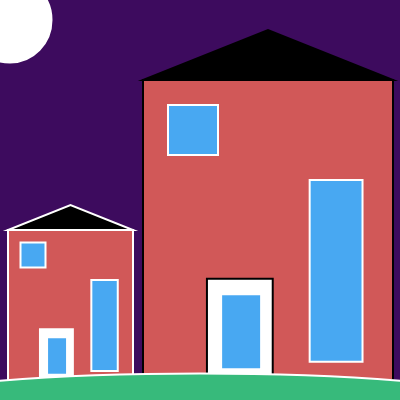
Frame 1 (no input)
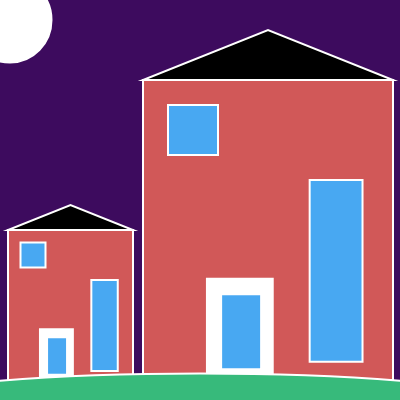
Frame 60 (no input)
Frame 120 (the mouse pressed at the canvas centre since frame 60): identical to frame 60, image omitted

The p5.js sketch that drew these frames (run headless with seeded random() and noise() and a simulated clock; from frame 60 on, the mouse is pressed at the canvas centre):

// p5.js sketch
// ── sketch.js
function setup() {
  createCanvas(400, 400);
}

function draw() {
var houseX = 143;
var houseY = 80;
var houseSizeW = 250;
var windowWidth = houseSizeW/4.73;
var houseSizeH = 300;
background (61, 11, 94);
strokeWeight (2);
fill (209, 88, 88);
rect (houseX, houseY, houseSizeW, houseSizeH); // house shape
fill(0, 0, 0);
triangle(houseX, houseY, houseX + houseSizeW, houseY, houseX + houseSizeW/2, houseY - houseSizeH/6); // roof
fill (255, 255, 255);
rect (houseX + houseSizeW/3.91, houseY + houseSizeH/1.51, houseSizeW/3.8, houseSizeH/3 ); // door
fill(72, 168, 242);
stroke (255 ,255, 255);
rect (houseX + houseSizeW/1.5, houseY + houseSizeH/3, windowWidth, houseSizeH/1.65); // big window
rect (houseX + houseSizeW/10, houseY + houseSizeH/12, houseSizeW/5, houseSizeH/6); // small window
rect (houseX + houseSizeW/3.2, houseY + houseSizeH/1.4, houseSizeW/6.25, houseSizeH/4); // door window
fill(255, 255, 255);
ellipse (10, 20, 83, 85); // moon

// second house 
var houseXS = 8;
var houseYS = 230;
var houseSizeWS = 125;
var windowWidthS = houseSizeWS/4.73;
var houseSizeHS = 150;
fill (209, 88, 88);
rect (houseXS, houseYS, houseSizeWS, houseSizeHS); // house shape
fill(0, 0, 0);
triangle(houseXS, houseYS, houseXS + houseSizeWS, houseYS, houseXS + houseSizeWS/2, houseYS - houseSizeHS/6); // roof
fill (255, 255, 255);
rect (houseXS + houseSizeWS/3.91, houseYS + houseSizeHS/1.51, houseSizeWS/3.8, houseSizeHS/3 ); // door
fill(72, 168, 242);
rect (houseXS + houseSizeWS/1.5, houseYS + houseSizeHS/3, windowWidthS, houseSizeHS/1.65); // big window
rect (houseXS + houseSizeWS/10, houseYS + houseSizeHS/12, houseSizeWS/5, houseSizeHS/6); // small window
rect (houseXS + houseSizeWS/3.2, houseYS + houseSizeHS/1.4, houseSizeWS/6.25, houseSizeHS/4); // door window
fill(55, 186, 123);
ellipse (200, 430, 806, 113);
}
